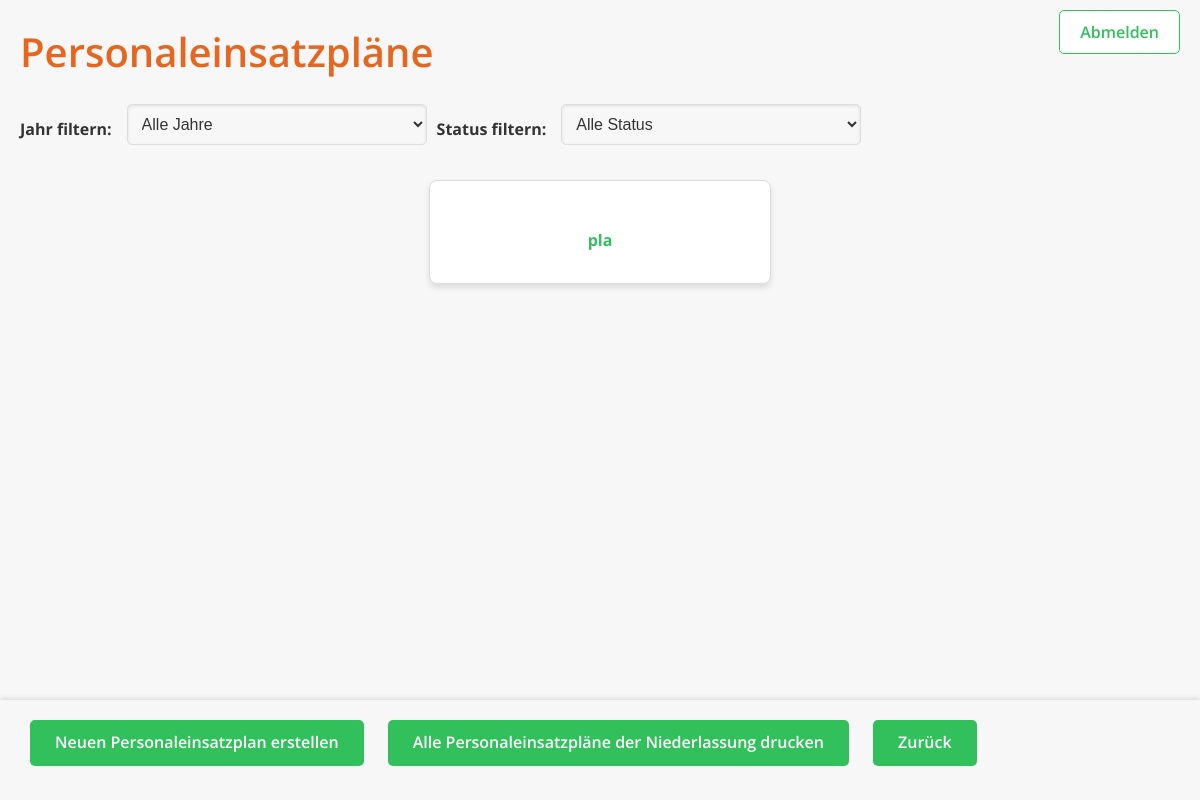
The app's page /PersonaleinsatzplanHaeH/niederlassung/1/personaleinsatzplaene/?next=/PersonaleinsatzplanHaeH/, older data.
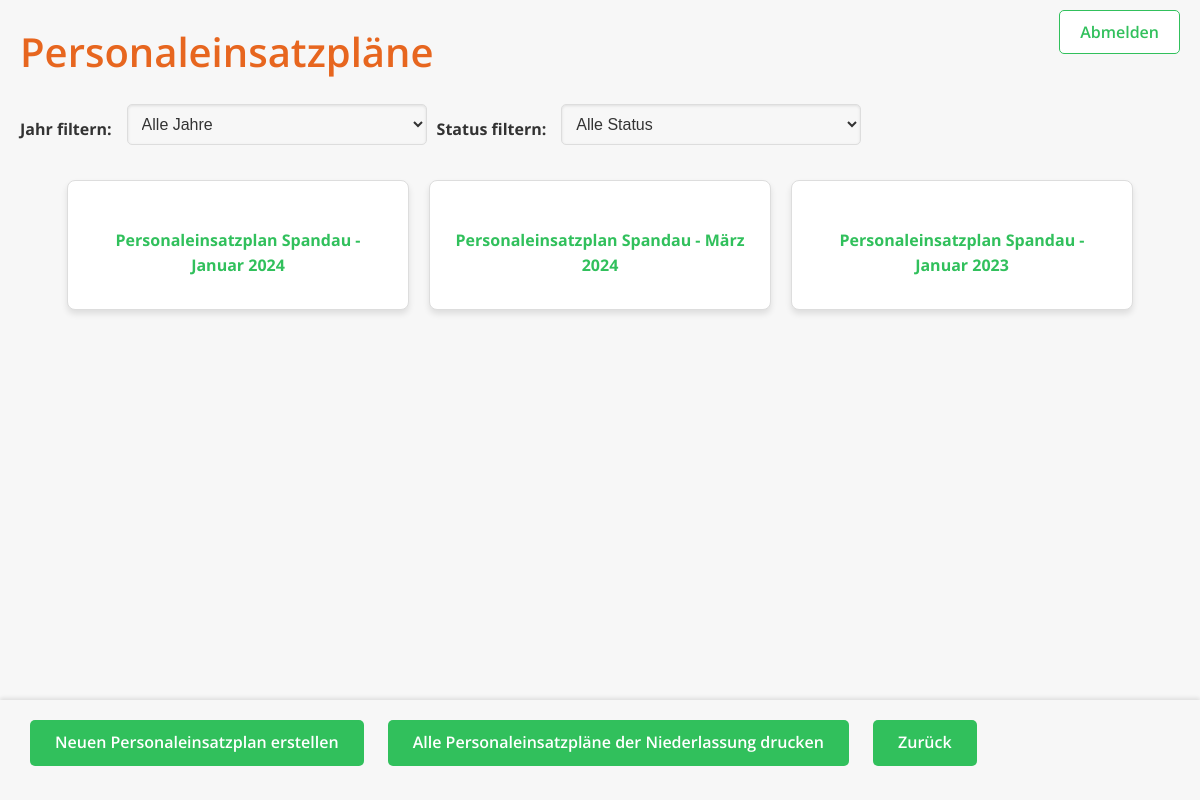
The same page, newer data.
### PersonaleinsatzplanHaeH/models.py (models this page shows, shortened)
class Personaleinsatzplan(models.Model):
    STATUS_CHOICES = [
        ('entwurf', 'Entwurf'),
        ('in_bearbeitung', 'in Bearbeitung'),
        ('gueltig', 'Gültig'),
        ('archiviert', 'Archiviert'),
        ('storniert', 'Storniert')
    ]
    name = models.CharField(max_length=255)
    gueltigkeit_monat = models.IntegerField(choices=[
        (1, "Januar"), (2, "Februar"), (3, "März"), (4, "April"),
        (5, "Mai"), (6, "Juni"), (7, "Juli"), (8, "August"),
        (9, "September"), (10, "Oktober"), (11, "November"), (12, "Dezember")
    ])
    gueltigkeit_jahr = models.IntegerField()
    kostentraeger = models.CharField(max_length=255)
    ersteller = models.CharField(max_length=255)
    version = models.IntegerField(blank=True, null=True)
    status = models.CharField(max_length=20, choices=STATUS_CHOICES, default='entwurf')
    niederlassung = models.ForeignKey(
        'Niederlassung', on_delete=models.PROTECT, related_name='personaleinsatzplaene'
    )

### PersonaleinsatzplanHaeH/views.py (the view)
# urls.py: path('niederlassung/<int:pk>/personaleinsatzplaene/', PersonaleinsatzplaeneFuerNiederlassungView.as_view(), name='personaleinsatzplaene_fuer_niederlassung'),
class PersonaleinsatzplaeneFuerNiederlassungView(ListView):
    model = Personaleinsatzplan
    template_name = 'personaleinsatzplan_list.html'
    context_object_name = 'personaleinsatzplaene'
    def get_queryset(self):
        niederlassung_id = self.kwargs.get('pk')
        queryset = Personaleinsatzplan.objects.filter(niederlassung_id=niederlassung_id)
        jahr = self.request.GET.get('jahr')
        if jahr:
            queryset = queryset.filter(gueltigkeit_jahr=jahr)
        status = self.request.GET.get('status')
        if status:
            queryset = queryset.filter(status=status)
        return queryset
    def get_context_data(self, **kwargs):
        context = super().get_context_data(**kwargs)
        context['niederlassung'] = Niederlassung.objects.get(pk=self.kwargs.get('pk'))
        context['jahre'] = (
            Personaleinsatzplan.objects.filter(niederlassung_id=self.kwargs.get('pk'))
            .values_list('gueltigkeit_jahr', flat=True)
            .distinct()
            .order_by('gueltigkeit_jahr')
        )
        context['status_choices'] = Personaleinsatzplan.STATUS_CHOICES
        context['zurueck_link'] = self.request.GET.get('next', reverse('PersonaleinsatzplanHaeH:startseite'))
        return context

### templates/personaleinsatzplan_list.html (shortened to what this page needs)
<!DOCTYPE html>
<html lang="de">
<head>
   {% load static %}
    <link rel="stylesheet" href="{% static 'css/styles.css' %}">
</head>
<body>
<div class="navbar">
    <a href="{% url 'PersonaleinsatzplanHaeH:logout' %}" class="logout-link">Abmelden</a>
</div>
<h1>Personaleinsatzpläne</h1>
<form method="get" class="filter-form">
    <div class="filter-row" style="display: flex; align-items: center; gap: 10px;">
        <label for="jahr_filter">Jahr filtern:</label>
        <select name="jahr" id="jahr_filter" onchange="this.form.submit()" class="filter-select">
            <option value="">Alle Jahre</option>
        </select>
        <label for="status_filter">Status filtern:</label>
        <select name="status" id="status_filter" onchange="this.form.submit()" class="filter-select">
            <option value="">Alle Status</option>
        </select>
    </div>
</form>
{% if personaleinsatzplaene %}
<div class="card-container">
    {% for personaleinsatzplan in personaleinsatzplaene %}
    <a href="{% url 'PersonaleinsatzplanHaeH:personaleinsatzplan_uebersicht' personaleinsatzplan.pk %}?next={{ request.path }}" class="card-link-wrapper">
        <div class="card">
            <h5>{{ personaleinsatzplan.name }}</h5>
        </div>
    </a>
    {% endfor %}
</div>
{% else %}
<p class="no-plans-message">
    Klicke auf "Neuer Personaleinsatzplan", um einen Personaleinsatzplan zu erstellen.
</p>
{% endif %}
<div class="link-container">
    <a href="{% url 'PersonaleinsatzplanHaeH:personaleinsatzplan_create' %}?niederlassung_id={{ niederlassung.id }}&next={{ request.path }}" class="action-link">
        Neuen Personaleinsatzplan erstellen
    </a>
    <a href="{% url 'PersonaleinsatzplanHaeH:niederlassung_personaleinsatzplaene_pdf' niederlassung.id %}" class="action-link">
        Alle Personaleinsatzpläne der Niederlassung drucken
    </a>
    <a href="{{ zurueck_link }}" class="action-link">
        Zurück
    </a>
</div>
</body>
</html>

Row changes from the older to the newer data that the page shows:
no longer on this page (row edited): Personaleinsatzplan: name "pla"
added Personaleinsatzplan: name "Personaleinsatzplan Spandau - Januar 2024"
added Personaleinsatzplan: name "Personaleinsatzplan Spandau - März 2024"
added Personaleinsatzplan: name "Personaleinsatzplan Spandau - Januar 2023"
